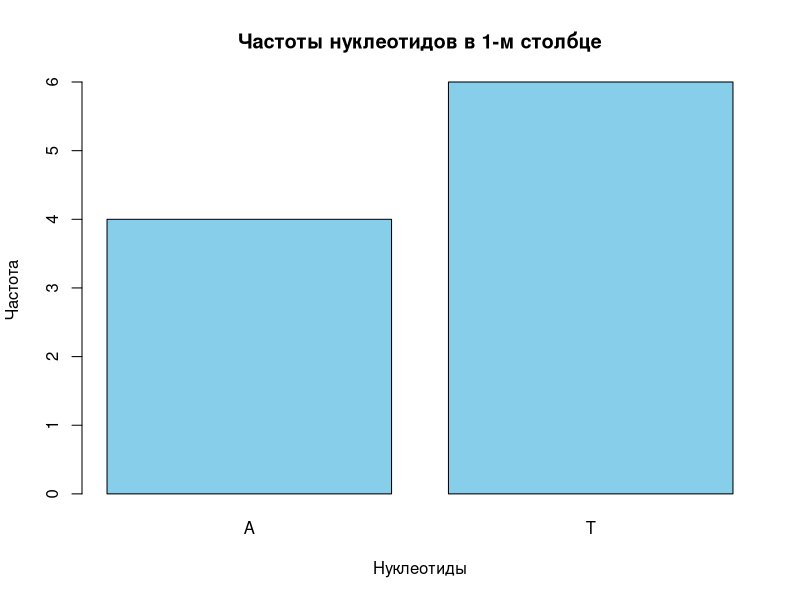

Reproduce this figure in R.
motifs2 <- matrix(c(
  "a", "C", "g", "G", "T", "A", "A", "t", "t", "C", "a", "G",
  "t", "G", "G", "G", "C", "A", "A", "T", "t", "C", "C", "a",
  "A", "C", "G", "t", "t", "A", "A", "t", "t", "C", "G", "G",
  "T", "G", "C", "G", "G", "G", "A", "t", "t", "C", "C", "C",
  "t", "C", "G", "a", "A", "A", "A", "t", "t", "C", "a", "G",
  "A", "C", "G", "G", "C", "G", "A", "a", "t", "T", "C", "C",
  "T", "C", "G", "t", "G", "A", "A", "t", "t", "a", "C", "G",
  "t", "C", "G", "G", "G", "A", "A", "t", "t", "C", "a", "C",
  "A", "G", "G", "G", "T", "A", "A", "t", "t", "C", "C", "G",
  "t", "C", "G", "G", "A", "A", "A", "a", "t", "C", "a", "C"
), nrow = 10, byrow = TRUE)

#Преобразуйте матрицу в верхний регистр (toupper())
motifs_upper <- apply(motifs2, 2, toupper)
motifs_upper

#создание count матрицы
count_matrix <- apply(motifs_upper, 2, function(col) table(factor(col, levels = c("A", "C", "G", "T"))))

#создание profile матрицы

profile_matrix <- apply(motifs_upper, 2, function(x) {
  counts <- table(factor(x, levels = c("A", "C", "G", "T")))
  counts / sum(counts)
})

count_matrix
profile_matrix

#вычисление score для матрицы
scoreMotifs <- function(motifs) {
  motifs <- matrix(toupper(motifs), nrow = nrow(motifs))
  sum(apply(motifs, 2, function(col) length(col) - max(table(col))))
}

scoreMotifs(motifs_upper)

#определение консенсунс последовательности для матрицы
consensus <- apply(profile_matrix, 2, function(col) {
  nucleotides <- c("A", "C", "G", "T")
  nucleotides[which.max(col)]
})
consensus_string <- paste(consensus, collapse = "")

consensus_string

#построение графика частот нукл в 1 столбце
col1 <- motifs_upper[, 1]
freq_nucl <- table(col1)
barplot(freq_nucl,
        col = "skyblue",
        main = "Частоты нуклеотидов в 1-м столбце",
        xlab = "Нуклеотиды",
        ylab = "Частота")
